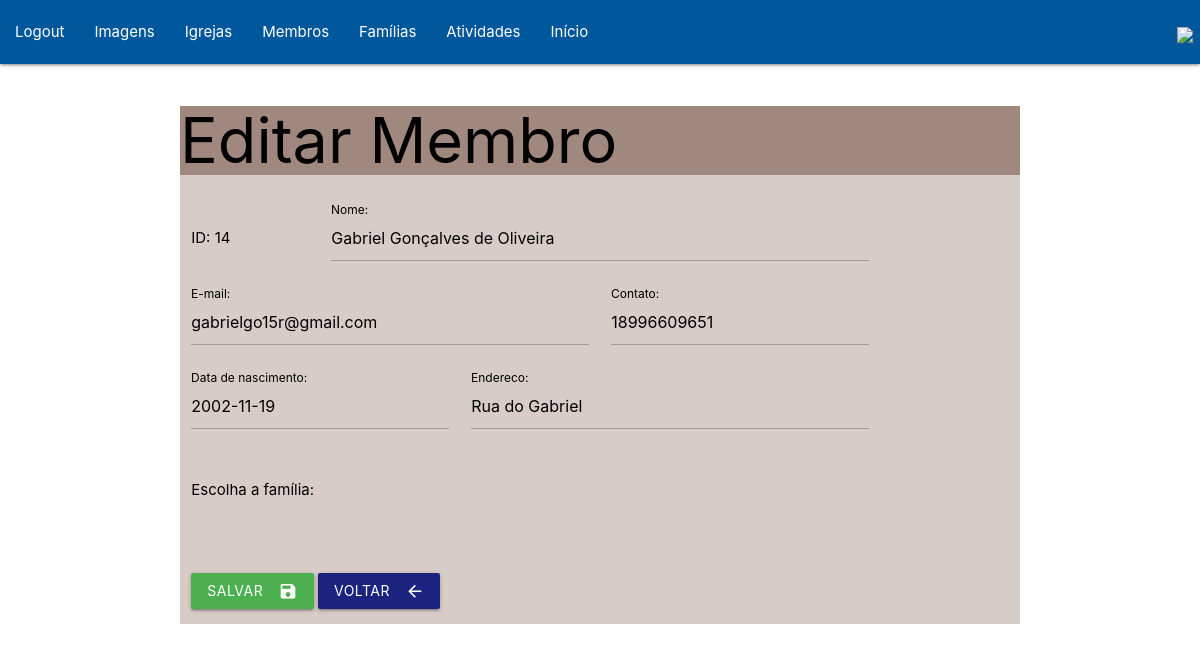
The page /pages/formEdicaoMembros.php?id=14 (signed in) on the database its author committed.
### tables this page shows
CREATE TABLE `membro` (
  `id` int(10) NOT NULL,
  `nome` varchar(60) DEFAULT NULL,
  `email` varchar(40) DEFAULT NULL,
  `contato` varchar(15) DEFAULT NULL,
  `data_nascimento` varchar(10) DEFAULT NULL,
  `endereco` varchar(100) DEFAULT NULL,
  `familia` int(10) DEFAULT NULL
);

### pages/formEdicaoMembros.php (the view, shortened to what this page needs)
<?php
    include '../components/navbar.php';
    $id = $_GET['id'];
    $sql = "select * from membro where id=?;";
    $pdo = Conexao::conectar();
    $query = $pdo->prepare($sql);
    $query->execute (array($id));
    $dados = $query->fetch(PDO::FETCH_ASSOC);
 ?>
<!DOCTYPE html>
<html lang="pt-br">
<head>
    <link rel="stylesheet" href="https://cdnjs.cloudflare.com/ajax/libs/materialize/1.0.0/css/materialize.min.css">
</head>
<body>
    <div class= "container brown lighten-4  black-text col s12">
        <div class = "brown lighten-2 col s12">
            <h1>Editar Membro</h1>
        </div>
        <div class="row">
            <form action="../services/editarMembro.php" method="post" id="formEdicaoMembro" class="col s12" required>
                <div class="input-field col s2">
                    <label for="lblId" class="black-text" >ID: <?php echo $dados['id'];?></label>
                    <br/>
                </div>
                <div class="input-field col s8">
                    <label for="lblNome" class="black-text">Nome: </label>
                    <input placeholder="" id="txt_nome" name="txtNome" value="<?php echo $dados['nome']?>" type="text" required>
                </div>
                <div class="input-field col s6">
                    <label for="lblEmail" class="black-text">E-mail: </label>
                    <input placeholder="" id="txt_email" name="txtEmail" value="<?php echo $dados['email']?>" type="text" required>
                </div>
                <div class="input-field col s4">
                    <label for="lblContato" class="black-text">Contato: </label>
                    <input placeholder="" id="txt_contato" name="txtContato" value="<?php echo $dados['contato']?>" type="text" required>
                </div>
                <div class="input-field col s4">
                    <label for="lblDataNascimento" class="black-text">Data de nascimento: </label>
                    <input placeholder="" id="txt_data_nascimento" name="txtDataNascimento" value="<?php echo $dados['data_nascimento']?>" type="text" required>
                </div>
                <div class="input-field col s6">
                    <label for="lblEnderecp" class="black-text">Endereco: </label>
                    <input placeholder="" id="txt_endereco" name="txtEndereco" value="<?php echo $dados['endereco']?>" type="text" required>
                </div>
                <div class="input-field col s6">
                    <label for="lblFamilia" class="black-text bold">Escolha a família:</label>
                    <br>
                    <div class="input-field col s8">
                    </div>
                </div>
                <div class = "input-field col s8">
                    <br>
                    <button class="btn waves-effect waves-light green" type="submit" >Salvar
                        <i class="material-icons right">save</i>
                    </button>
                    <button class="btn waves-effect waves-light  indigo darken-4"
                        type="button" id="btnVoltar" onclick="JavaScript:location.href='listaMembros.php'">Voltar
                        <i class="material-icons right">arrow_back</i>
                    </button>
                </div>
            </form>
        </div>
    </div>
</body>
</html>

### rows shown on the page
membro: id "14", txtNome "Gabriel Gonçalves de Oliveira", txtEmail "gabrielgo15r@gmail.com", txtContato "18996609651", txtDataNascimento "2002-11-19", txtEndereco "Rua do Gabriel"
